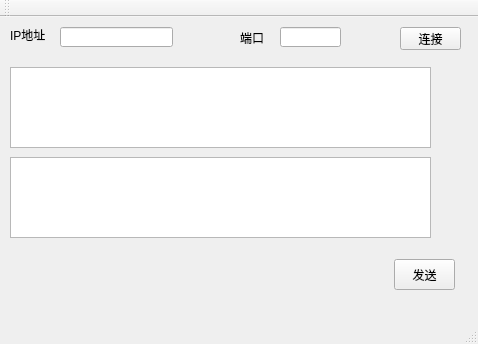
<?xml version="1.0" encoding="UTF-8"?>
<ui version="4.0">
 <class>MainWindow</class>
 <widget class="QMainWindow" name="MainWindow">
  <property name="geometry">
   <rect>
    <x>0</x>
    <y>0</y>
    <width>478</width>
    <height>344</height>
   </rect>
  </property>
  <property name="windowTitle">
   <string>客户端</string>
  </property>
  <widget class="QWidget" name="centralWidget">
   <widget class="QLabel" name="label">
    <property name="geometry">
     <rect>
      <x>10</x>
      <y>10</y>
      <width>41</width>
      <height>16</height>
     </rect>
    </property>
    <property name="text">
     <string>IP地址</string>
    </property>
   </widget>
   <widget class="QLineEdit" name="lineEdit_IP">
    <property name="geometry">
     <rect>
      <x>60</x>
      <y>10</y>
      <width>113</width>
      <height>20</height>
     </rect>
    </property>
   </widget>
   <widget class="QLabel" name="label_2">
    <property name="geometry">
     <rect>
      <x>240</x>
      <y>10</y>
      <width>31</width>
      <height>21</height>
     </rect>
    </property>
    <property name="text">
     <string>端口</string>
    </property>
   </widget>
   <widget class="QLineEdit" name="lineEdit_Port">
    <property name="geometry">
     <rect>
      <x>280</x>
      <y>10</y>
      <width>61</width>
      <height>20</height>
     </rect>
    </property>
   </widget>
   <widget class="QPushButton" name="pushButton_Connect">
    <property name="geometry">
     <rect>
      <x>400</x>
      <y>10</y>
      <width>61</width>
      <height>23</height>
     </rect>
    </property>
    <property name="text">
     <string>连接</string>
    </property>
   </widget>
   <widget class="QTextEdit" name="textEdit_Recv">
    <property name="geometry">
     <rect>
      <x>10</x>
      <y>50</y>
      <width>421</width>
      <height>81</height>
     </rect>
    </property>
   </widget>
   <widget class="QTextEdit" name="textEdit_Send">
    <property name="geometry">
     <rect>
      <x>10</x>
      <y>140</y>
      <width>421</width>
      <height>81</height>
     </rect>
    </property>
   </widget>
   <widget class="QPushButton" name="pushButton_Send">
    <property name="geometry">
     <rect>
      <x>394</x>
      <y>242</y>
      <width>61</width>
      <height>31</height>
     </rect>
    </property>
    <property name="text">
     <string>发送</string>
    </property>
   </widget>
  </widget>
  <widget class="QMenuBar" name="menuBar">
   <property name="geometry">
    <rect>
     <x>0</x>
     <y>0</y>
     <width>478</width>
     <height>23</height>
    </rect>
   </property>
  </widget>
  <widget class="QToolBar" name="mainToolBar">
   <attribute name="toolBarArea">
    <enum>TopToolBarArea</enum>
   </attribute>
   <attribute name="toolBarBreak">
    <bool>false</bool>
   </attribute>
  </widget>
  <widget class="QStatusBar" name="statusBar"/>
 </widget>
 <layoutdefault spacing="6" margin="11"/>
 <resources/>
 <connections/>
</ui>
